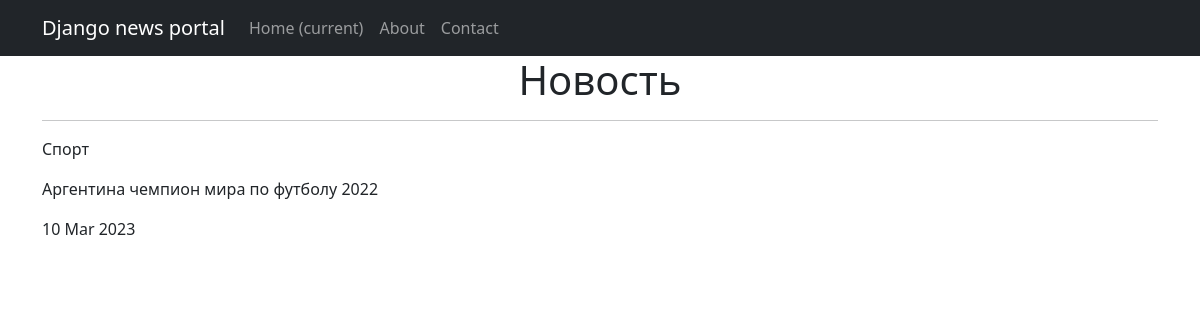
The page /news/2 on the database its author committed.
### news/models.py (models this page shows, shortened)
class Post(models.Model):
    article = 'a'
    news = 'n'
    POST_TYPE = [
        (article, "Статья"),
        (news, "Новость")
    ]
    author = models.ForeignKey(Author, on_delete=models.CASCADE)
    post_type = models.CharField(max_length=1, choices=POST_TYPE, default=article)
    created = models.DateTimeField(auto_now_add=True)
    cats = models.ManyToManyField(Category, through='PostCategory')
    title = models.CharField(max_length=255)
    text = models.TextField()
    rating = models.IntegerField(default=0)

### news/views.py (the view)
# urls.py: path('<int:pk>', NewsDetail.as_view()),
class NewsDetail(DetailView):
    model = Post
    template_name = 'new.html'
    context_object_name = 'news'

### news/templatetags/custom_filters.py (called while the page is built)
@register.filter(name='censor')
def censor(text):
    for word in UNWANTED_WORDS:
        if word in text:
            text = text.replace(word[1:len(word)], f'{len(word) * "*"}')
    return text

### templates/new.html (shortened to what this page needs)
{% extends 'flatpages/default.html' %}
{% load custom_filters %}
{% block content %}
<h1>Новость</h1>
<hr>
    <p style="text-align: left;">{{ news.title|censor }}</p>
    <p style="text-align: left;">{{ news.text|censor }}</p>
    <p style="text-align: left;">{{ news.created|date:'d M Y' }}</p>
{% endblock content %}

### rows shown on the page
Post: title|censor "Спорт", text|censor "Аргентина чемпион мира по футболу 2022", created "10 Mar 2023"
